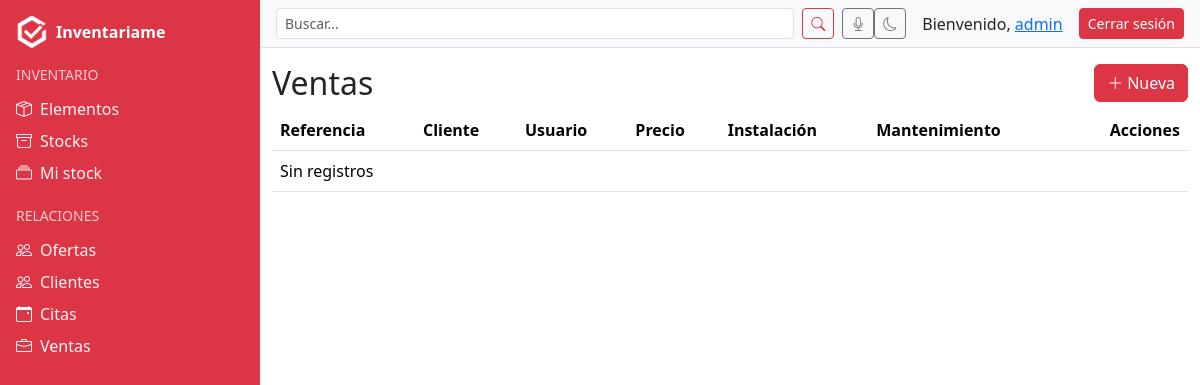
The app's page /sales/ventas/ (signed in), older data.
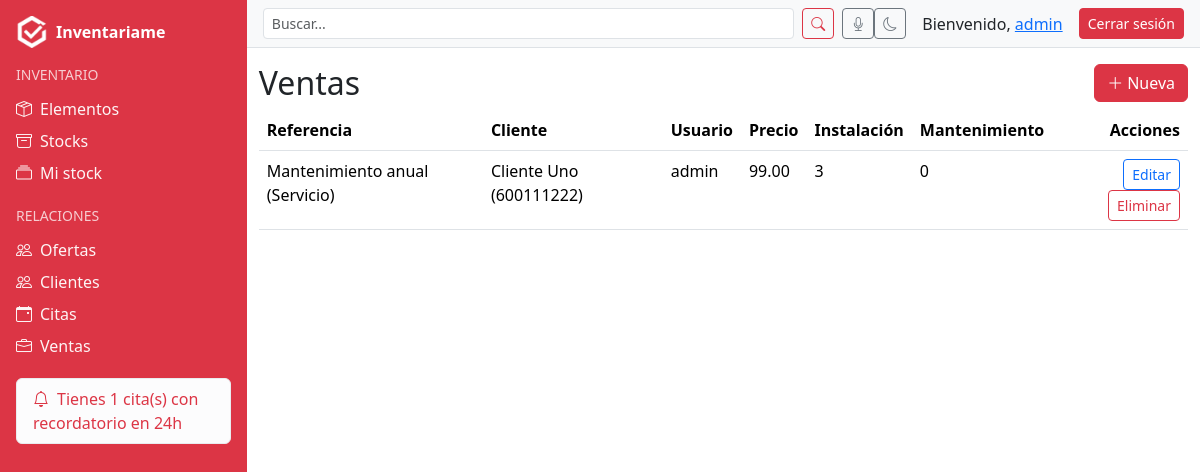
The same page, newer data.
### sales/models.py (models this page shows, shortened)
class Venta(models.Model):
    referencia = models.ForeignKey(
        Referencia,
        on_delete=models.SET_NULL,
        null=True,
        blank=True,
        related_name="ventas"
    )
    precio = models.DecimalField(max_digits=10, decimal_places=2)
    instalacion = models.IntegerField(default=0)     # horas o unidades
    mantenimiento = models.IntegerField(default=0)   # horas o unidades
    usuario = models.ForeignKey(User, on_delete=models.CASCADE, related_name="ventas")
    cliente = models.ForeignKey(Cliente, on_delete=models.CASCADE, related_name="ventas")
    class Meta:
        verbose_name = "Venta"
        verbose_name_plural = "Ventas"

### referencias/models.py (models this page shows)
class Referencia(models.Model):
    nombre = models.CharField(max_length=150)
    tipo = models.ForeignKey(Tipo, on_delete=models.CASCADE, related_name="referencias")
    class Meta:
        verbose_name = "Referencia"
        verbose_name_plural = "Referencias"
    def __str__(self):
        return f"{self.nombre} ({self.tipo})"

class Tipo(models.Model):
    nombre = models.CharField(max_length=100, unique=True)
    class Meta:
        verbose_name = "Tipo"
        verbose_name_plural = "Tipos"
    def __str__(self):
        return self.nombre

### clientes/models.py (models this page shows)
class Cliente(models.Model):
    nombre = models.CharField(max_length=200)
    telefono = models.CharField(max_length=20, blank=True, null=True)  # NUEVO CAMPO
    direccion = models.ForeignKey(
        Address,
        on_delete=models.SET_NULL,
        null=True,
        blank=True,
        related_name="clientes_principal"
    )
    usuario = models.ForeignKey(
        User,
        on_delete=models.CASCADE,
        related_name="clientes",
        null=True,  # permite nulos en registros antiguos
        blank=True  # permite dejarlo vacío en formularios
    )
    class Meta:
        verbose_name = "Cliente"
        verbose_name_plural = "Clientes"
    def __str__(self):
        return f"{self.nombre} ({self.telefono or 'sin teléfono'})"

### sales/views.py (the view)
# urls.py: path('ventas/', VentaListView.as_view(), name='venta_list'),
class VentaListView(GroupVisibilityMixin, ListView):
    model = Venta
    template_name = "sales/ventas_list.html"

### users/context_processors.py (called while the page is built)
def alertas_processor(request):
    if not request.user.is_authenticated:
        return {}
    ahora = timezone.now()
    proximas_con_recordatorio = Cita.objects.filter(
        usuario=request.user, recordatorio=True,
        fecha__gte=ahora, fecha__lte=ahora + timedelta(days=1)
    )
    if proximas_con_recordatorio.exists():
        return {"alertas": f"Tienes {proximas_con_recordatorio.count()} cita(s) con recordatorio en 24h"}
    return {}

### users/mixins.py (called while the page is built)
    def get_queryset(self):
        qs = super().get_queryset()
        perfil = getattr(self.request.user, "perfil", None)
        if not perfil:
            return qs.none()
        if perfil.tipo_usuario == "grupo" and perfil.grupo_django:
            return qs.filter(**{f"{self.owner_field_name}__groups": perfil.grupo_django})
        return qs.filter(**{self.owner_field_name: self.request.user})

### templates/sales/ventas_list.html
{% extends "base.html" %}
{% block content_authenticated %}
<div class="d-flex align-items-center justify-content-between mb-2">
  <h2 class="mb-0">Ventas</h2>
  <a class="btn btn-danger" href="{% url 'venta_create' %}"><i class="bi bi-plus-lg me-1"></i>Nueva</a>
</div>
<table class="table">
  <thead><tr><th>Referencia</th><th>Cliente</th><th>Usuario</th><th>Precio</th><th>Instalación</th><th>Mantenimiento</th><th class="text-end">Acciones</th></tr></thead>
  <tbody>
    {% for obj in object_list %}
    <tr>
      <td>{{ obj.referencia }}</td>
      <td>{{ obj.cliente }}</td>
      <td>{{ obj.usuario }}</td>
      <td>{{ obj.precio }}</td>
      <td>{{ obj.instalacion }}</td>
      <td>{{ obj.mantenimiento }}</td>
      <td class="text-end">
        <a href="{% url 'venta_update' obj.pk %}" class="btn btn-sm btn-outline-primary">Editar</a>
        <a href="{% url 'venta_delete' obj.pk %}" class="btn btn-sm btn-outline-danger">Eliminar</a>
      </td>
    </tr>
    {% empty %}<tr><td colspan="7">Sin registros</td></tr>{% endfor %}
  </tbody>
</table>
{% endblock %}

### templates/base.html (shortened to what this page needs)
{% load static %}
<!DOCTYPE html>
<html lang="es" data-theme="light">
<head>
  {% include "includes/head.html" %}
</head>
<body class="d-flex">
{% if request.user.is_authenticated %}
  {% include "includes/sidebar.html" %}
  <main class="flex-grow-1">
    {% include "includes/navbar_authenticated.html" %}
    <section class="container py-3">
      {% block content_authenticated %}{% endblock %}
    </section>
  </main>
{% endif %}
</body>
</html>

### templates/includes/head.html (shortened to what this page needs)
{% load static %}
<link href="https://cdn.jsdelivr.net/npm/bootstrap@5.3.2/dist/css/bootstrap.min.css" rel="stylesheet">
<link rel="stylesheet" href="{% static 'css/dashboard.css' %}">
<link rel="stylesheet" href="https://cdn.jsdelivr.net/npm/bootstrap-icons@1.11.1/font/bootstrap-icons.css">

### templates/includes/sidebar.html
{% load static %}
<aside id="sidebar" class="sidebar bg-danger text-white p-3">
  <div class="d-flex align-items-center mb-3">
    <a href="{% url 'home' %}" class="d-flex align-items-center text-white text-decoration-none">
      <img src="{% static 'img/logo.png' %}" alt="Logo" class="logo-img me-2 logo-anim">
      <strong class="d-none d-lg-inline">Inventariame</strong>
    </a>
  </div>
  <div class="sidebar-section text-uppercase small opacity-75 mb-2">Inventario</div>
  <ul class="nav flex-column mb-3">
    <li class="nav-item"><a class="nav-link text-white" href="{% url 'elemento_list' %}"><i class="bi bi-box-seam me-2"></i>Elementos</a></li>
    <li class="nav-item"><a class="nav-link text-white" href="{% url 'stock_list' %}"><i class="bi bi-archive me-2"></i>Stocks</a></li>
    <li class="nav-item"><a class="nav-link text-white" href="{% url 'cantidad_list' %}"><i class="bi bi-collection me-2"></i>Mi stock</a></li>
  </ul>
  <div class="sidebar-section text-uppercase small opacity-75 mb-2">Relaciones</div>
  <ul class="nav flex-column mb-3">
    <li class="nav-item"><a class="nav-link text-white" href="{% url 'oferta_list' %}"><i class="bi bi-people me-2"></i>Ofertas</a></li>
    <li class="nav-item"><a class="nav-link text-white" href="{% url 'cliente_list' %}"><i class="bi bi-people me-2"></i>Clientes</a></li>
    <li class="nav-item"><a class="nav-link text-white" href="{% url 'cita_list' %}"><i class="bi bi-calendar-event me-2"></i>Citas</a></li>
    <li class="nav-item"><a class="nav-link text-white" href="{% url 'venta_list' %}"><i class="bi bi-briefcase me-2"></i>Ventas</a></li>
  </ul>
  {% if alertas %}
    <div class="alert alert-light text-danger py-2">
      <i class="bi bi-bell me-2"></i>{{ alertas }}
    </div>
  {% endif %}
</aside>

### templates/includes/navbar_authenticated.html (shortened to what this page needs)
<nav class="navbar bg-light border-bottom px-3 flex-column flex-lg-row align-items-start align-items-lg-center">
  <form class="d-flex align-items-center gap-2 flex-grow-1 mt-2 mt-lg-0" method="get" action="{% url 'buscar' %}">
    <input class="form-control form-control-sm" type="search" name="q" id="searchInput" placeholder="Buscar..." value="{{ request.GET.q }}">
    <button class="btn btn-outline-danger btn-sm" type="submit"><i class="bi bi-search"></i></button>
    <button type="button" class="btn btn-outline-secondary btn-sm" id="micButton" title="Buscar por voz">
      <i class="bi bi-mic"></i>
    </button>
  </form>
  <div class="ms-auto d-none d-lg-flex align-items-center gap-3">
    <button class="btn btn-sm btn-outline-secondary" id="darkModeToggle" title="Modo oscuro"><i class="bi bi-moon"></i></button>
    <span>Bienvenido, <a href="{% url 'perfil' %}">{{ request.user.username }}{% if grupo %} ({{ grupo }}){% endif %}</a></span>
    <a class="btn btn-danger btn-sm" href="{% url 'logout' %}">Cerrar sesión</a>
  </div>
</nav>

### templates/includes/scripts.html (shortened to what this page needs)
{% load static %}

### static/css/dashboard.css (style rules this page uses)
.sidebar { width: 260px; min-height: 100vh; }
.logo-img { height: 32px; max-width: 120px; object-fit: contain; }
.sidebar .nav-link { padding: .25rem 0; opacity: .95; }
#sidebar { transition: transform 0.3s ease; }
#sidebar { width: 260px; min-height: 100vh; transition: transform 0.3s ease; }
@media (min-width: 992px) { #sidebar { transform: none !important; position: static; } }

Row changes from the older to the newer data that the page shows:
added Venta: referencia "Mantenimiento anual (Servicio)", cliente "Cliente Uno (600111222)", usuario "admin", precio "99.00", instalacion "3", mantenimiento "0"
Text that changed along with them:
{{ alertas }}: (not shown) → "Tienes 1 cita(s) con recordatorio en 24h"
text no longer shown: "Sin registros"
